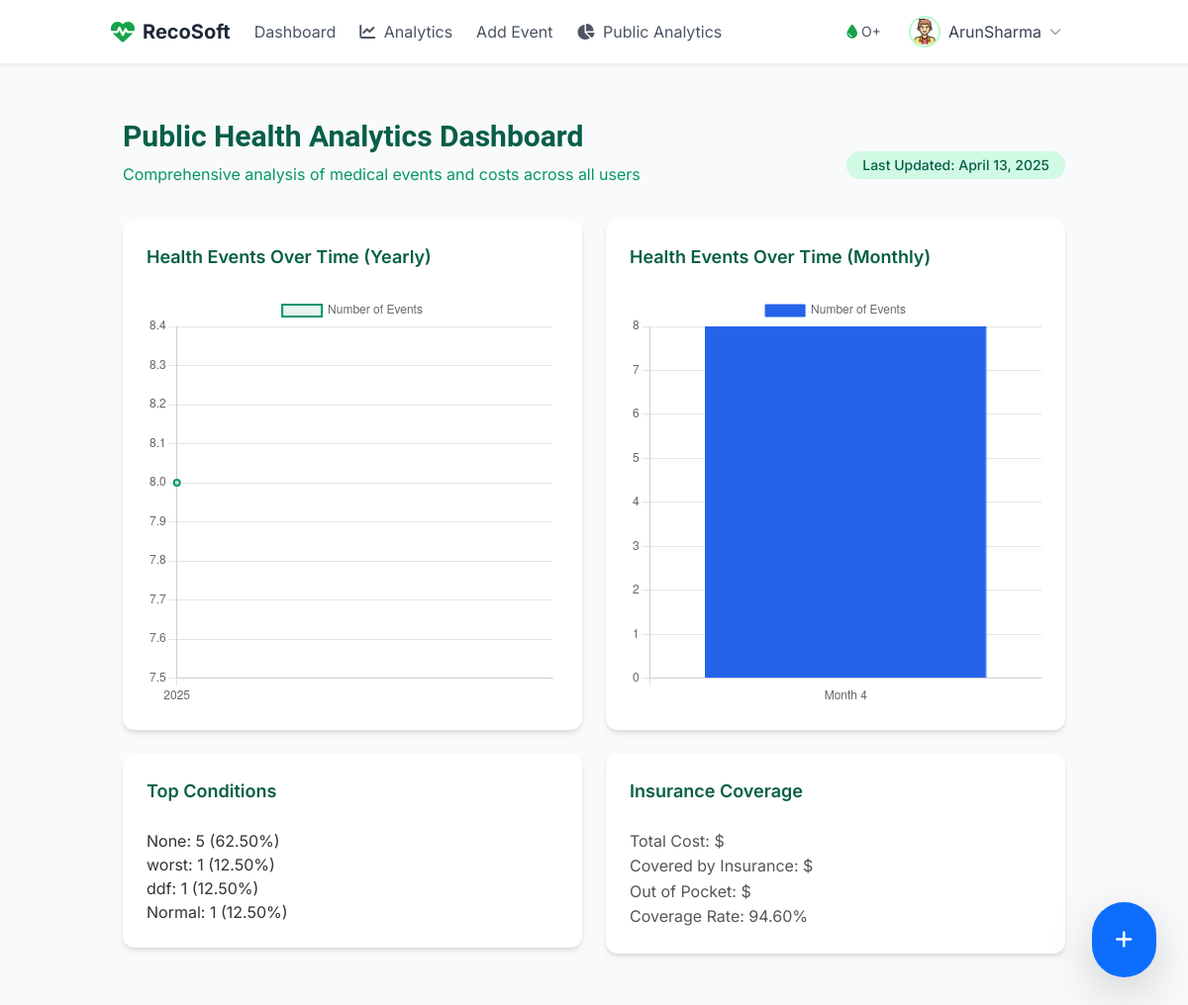
The page /timeline/public-analytics/ (signed in) on the database its author committed.
### timeline/models.py (models this page shows, shortened)
class MedicalProfile(models.Model):
    user = models.OneToOneField(User, on_delete=models.CASCADE)
    birth_date = models.DateField(null=True, blank=True)  # Made optional
    blood_type = models.CharField(
        max_length=5,
        choices=[
            ('A+', 'A+'), ('A-', 'A-'),
            ('B+', 'B+'), ('B-', 'B-'),
            ('AB+', 'AB+'), ('AB-', 'AB-'),
            ('O+', 'O+'), ('O-', 'O-'),
        ],
        null=True,
        blank=True
    )
    height = models.PositiveIntegerField(help_text="Height in cm", null=True, blank=True)
    weight = models.PositiveIntegerField(help_text="Weight in kg", null=True, blank=True)
    profile_picture = models.ImageField(
        upload_to='profile_pics/',
        null=True,
        blank=True,
        default='profile_pics/default-profile.jpg'  # Default profile picture
    )
    share_token = models.CharField(max_length=100, blank=True, null=True, unique=True)

class MedicalEvent(models.Model):
    EVENT_TYPES = [
        ('checkup', 'Checkup/Physical'),
        ('vaccination', 'Vaccination'),
        ('surgery', 'Surgery'),
        ('illness', 'Illness'),
        ('injury', 'Injury'),
        ('medication', 'Medication'),
        ('test', 'Test/Procedure'),
    ]
    STATUS_CHOICES = [
        ('resolved', 'Resolved'),
        ('ongoing', 'Ongoing'),
        ('chronic', 'Chronic'),
        ('preventive', 'Preventive'),
    ]
    user = models.ForeignKey(User, on_delete=models.CASCADE)
    event_type = models.CharField(max_length=20, choices=EVENT_TYPES)
    title = models.CharField(max_length=200)
    date = models.DateField(default=timezone.now)
    condition = models.CharField(max_length=200, blank=True, null=True)
    hospital = models.CharField(max_length=200, blank=True, null=True)
    doctor = models.CharField(max_length=200, blank=True, null=True)
    total_cost = models.DecimalField(max_digits=10, decimal_places=2, default=0)
    insurance_covered = models.DecimalField(max_digits=10, decimal_places=2, default=0)
    status = models.CharField(max_length=20, choices=STATUS_CHOICES, default='resolved')
    summary = models.TextField(blank=True, null=True)
    created_at = models.DateTimeField(auto_now_add=True)
    updated_at = models.DateTimeField(auto_now=True)
    voice_recording = models.FileField(
        upload_to='voice_recordings/',
        validators=[validate_file_extension],
        blank=True,
        null=True
    )
    reports = models.ManyToManyField(
        'EventReport',
        blank=True,
        related_name='related_events'  # Set a unique related_name
    )
    generated_report = models.TextField(blank=True, null=True)  # New field for the default report
    consolidated_report = models.TextField(blank=True, null=True)  # Field for the consolidated report
    class Meta:
        ordering = ['-date']

### timeline/views.py (the view)
# urls.py: path('public-analytics/', public_health_analytics, name='public-analytics'),
def public_health_analytics(request):
    events = MedicalEvent.objects.all()
    events_by_year = list(events.annotate(year=ExtractYear('date'))
        .values('year')
        .annotate(count=Count('id'))
        .order_by('year'))
    events_by_month = list(events.annotate(month=ExtractMonth('date'))
        .values('month')
        .annotate(count=Count('id'))
        .order_by('month'))
    location_stats = list(events.exclude(hospital='')
        .values('hospital')
        .annotate(count=Count('id'))
        .order_by('-count')[:5])
    cost_by_type = list(events.values('event_type')
        .annotate(
            total_cost=Sum('total_cost'),
            event_count=Count('id')
        ).annotate(
            avg_cost=F('total_cost') / F('event_count')
        ).order_by('-total_cost'))
    condition_stats = events.exclude(condition='').values('condition').annotate(count=Count('id')).order_by('-count')[:10]
    total_conditions = sum(stat['count'] for stat in condition_stats)
    condition_stats_with_percent = [
        {
            'condition': stat['condition'],
            'count': stat['count'],
            'percentage': (stat['count'] / total_conditions * 100) if total_conditions > 0 else 0
        }
        for stat in condition_stats
    ]
    total_cost = events.aggregate(total=Sum('total_cost'))['total'] or 0
    total_covered = events.aggregate(covered=Sum('insurance_covered'))['covered'] or 0
    insurance_data = {
        'total_cost': float(total_cost),
        'total_covered': float(total_covered),
        'out_of_pocket': float(total_cost - total_covered)
    }
    insurance_coverage_rate = (total_covered / total_cost * 100) if total_cost > 0 else 0
    type_distribution = list(events.values('event_type')
        .annotate(count=Count('id'))
        .order_by('-count'))
    context = {
        'events_by_year': json.dumps(events_by_year, cls=DecimalEncoder),
        'events_by_month': json.dumps(events_by_month, cls=DecimalEncoder),
        'location_stats': json.dumps(location_stats, cls=DecimalEncoder),
        'cost_by_type': json.dumps(cost_by_type, cls=DecimalEncoder),
        'insurance_data': json.dumps(insurance_data, cls=DecimalEncoder),
        'insurance_coverage_rate': insurance_coverage_rate,
        'type_distribution': json.dumps(type_distribution, cls=DecimalEncoder),
        'condition_stats': condition_stats_with_percent
    }
    return render(request, 'timeline/public_analytics.html', context)

### timeline/context_processors.py (called while the page is built)
def user_profile(request):
    if request.user.is_authenticated:
        try:
            profile = MedicalProfile.objects.get(user=request.user)
        except MedicalProfile.DoesNotExist:
            profile = None
        return {'profile': profile}
    return {}

### timeline/views.py (called while the page is built)
    def default(self, obj):
        if isinstance(obj, Decimal):
            return float(obj)
        return super().default(obj)

### timeline/templates/timeline/public_analytics.html (shortened to what this page needs)
{% extends 'timeline/base.html' %}
{% load static %}
{% block content %}
<div class="container-fluid px-4 py-6">
    <div class="flex flex-col md:flex-row justify-between items-start md:items-center mb-8">
        <div>
            <h1 class="text-3xl font-bold text-emerald-800 mb-2">Public Health Analytics Dashboard</h1>
            <p class="text-emerald-600">Comprehensive analysis of medical events and costs across all users</p>
        </div>
        <div class="mt-4 md:mt-0">
            <span class="inline-block bg-emerald-100 text-emerald-800 text-sm font-medium px-3 py-1 rounded-full">
                Last Updated: {% now "F j, Y" %}
            </span>
        </div>
    </div>
    <div class="grid grid-cols-1 lg:grid-cols-12 gap-6">
        <div class="lg:col-span-6">
            <div class="bg-white rounded-xl shadow-md p-4">
                <h3 class="text-lg font-semibold text-emerald-800 mb-4">Health Events Over Time (Yearly)</h3>
                <canvas id="yearlyEventsChart" height="300"></canvas>
            </div>
        </div>
        <div class="lg:col-span-6">
            <div class="bg-white rounded-xl shadow-md p-4">
                <h3 class="text-lg font-semibold text-emerald-800 mb-4">Health Events Over Time (Monthly)</h3>
                <canvas id="monthlyEventsChart" height="300"></canvas>
            </div>
        </div>
        <div class="lg:col-span-6">
            <div class="bg-white rounded-xl shadow-md p-4">
                <h3 class="text-lg font-semibold text-emerald-800 mb-4">Top Conditions</h3>
                <ul>
                    {% for condition in condition_stats %}
                    <li>{{ condition.condition }}: {{ condition.count }} ({{ condition.percentage|floatformat:2 }}%)</li>
                    {% endfor %}
                </ul>
            </div>
        </div>
        <div class="lg:col-span-6">
            <div class="bg-white rounded-xl shadow-md p-4">
                <h3 class="text-lg font-semibold text-emerald-800 mb-4">Insurance Coverage</h3>
                <p>Total Cost: ${{ insurance_data.total_cost }}</p>
                <p>Covered by Insurance: ${{ insurance_data.total_covered }}</p>
                <p>Out of Pocket: ${{ insurance_data.out_of_pocket }}</p>
                <p>Coverage Rate: {{ insurance_coverage_rate|floatformat:2 }}%</p>
            </div>
        </div>
    </div>
</div>
<script>
document.addEventListener('DOMContentLoaded', function() {
    const yearlyData = JSON.parse('{{ events_by_year|escapejs }}');
    const monthlyData = JSON.parse('{{ events_by_month|escapejs }}');
    // Yearly Events Chart
    const yearlyCtx = document.getElementById('yearlyEventsChart').getContext('2d');
    new Chart(yearlyCtx, {
        type: 'line',
        data: {
            labels: yearlyData.map(item => item.year),
            datasets: [{
                label: 'Number of Events',
                data: yearlyData.map(item => item.count),
                borderColor: '#059669',
                backgroundColor: 'rgba(5, 150, 105, 0.1)',
                borderWidth: 2,
                tension: 0.3,
                fill: true
            }]
        }
    });
    // Monthly Events Chart
    const monthlyCtx = document.getElementById('monthlyEventsChart').getContext('2d');
    new Chart(monthlyCtx, {
        type: 'bar',
        data: {
            labels: monthlyData.map(item => `Month ${item.month}`),
            datasets: [{
                label: 'Number of Events',
                data: monthlyData.map(item => item.count),
                backgroundColor: '#2563eb',
                borderColor: '#2563eb',
                borderWidth: 1
            }]
        }
    });
});
</script>
{% endblock %}

### timeline/templates/timeline/base.html (shortened to what this page needs)
{% load static %}
<!DOCTYPE html>
<html lang="en">
<head>
    <script src="https://cdn.tailwindcss.com"></script>
    <link href="https://cdn.jsdelivr.net/npm/bootstrap@5.3.3/dist/css/bootstrap.min.css" rel="stylesheet">
    <link rel="stylesheet" href="https://cdnjs.cloudflare.com/ajax/libs/font-awesome/6.4.0/css/all.min.css">
    <link rel="stylesheet" href="https://cdnjs.cloudflare.com/ajax/libs/animate.css/4.1.1/animate.min.css">
    <link rel="stylesheet" href="{% static 'timeline/css/styles.css' %}">
</head>
<body class="bg-gray-50">
    <nav class="bg-white shadow-sm sticky top-0 z-50">
        <div class="container mx-auto px-4">
            <div class="flex justify-between items-center h-16">
                <div class="flex items-center space-x-6">
                    <a href="{% url 'timeline:home' %}" class="flex items-center space-x-2">
                        <i class="fas fa-heartbeat text-green-600 text-2xl"></i>
                        <span class="font-bold text-xl text-gray-800">RecoSoft</span>
                    </a>
                    {% if user.is_authenticated %}
                        <a href="{% url 'timeline:index' %}"
                           class="text-gray-600 hover:text-green-600 transition-colors duration-200">Dashboard</a>
                        <a href="{% url 'timeline:analytics' %}"
                           class="text-gray-600 hover:text-green-600 transition-colors duration-200">
                            <i class="fas fa-chart-line me-1"></i> Analytics
                        </a>
                        <a href="{% url 'timeline:event-add' %}"
                           class="text-gray-600 hover:text-green-600 transition-colors duration-200">Add Event</a>
                    {% endif %}
                    <a href="{% url 'timeline:public-analytics' %}"
                       class="text-gray-600 hover:text-green-600 transition-colors duration-200">
                        <i class="fas fa-chart-pie me-1"></i> Public Analytics
                    </a>
                </div>
                <div class="flex items-center space-x-4">
                    {% if user.is_authenticated %}
                        <div class="flex items-center space-x-3">
                            {% if profile %}
                                <span class="hidden md:flex items-center text-sm text-gray-600">
                                    {% if profile.blood_type %}
                                        <i class="fas fa-tint text-green-600 mr-1"></i>
                                        {{ profile.blood_type }}
                                    {% endif %}
                                </span>
                            {% endif %}
                            <div class="dropdown">
                                <button class="flex items-center space-x-2 bg-white hover:bg-green-50 rounded-full px-3 py-2 transition-colors duration-200"
                                        type="button" id="profileDropdown" data-bs-toggle="dropdown">
                                    <img src="{% if profile and profile.profile_picture %}{{ profile.profile_picture.url }}{% else %}{% static 'timeline/images/default-profile.jpg' %}{% endif %}"
                                         alt="Profile"
                                         class="w-8 h-8 rounded-full object-cover border-2 border-green-200">
                                    <span class="hidden md:inline text-gray-700">{{ user.get_full_name|default:user.username }}</span>
                                    <i class="fas fa-chevron-down text-gray-400 text-xs"></i>
                                </button>
                            </div>
                        </div>
                    {% else %}
                        <a href="{% url 'timeline:login' %}"
                           class="btn btn-outline-success rounded-full px-4">Login</a>
                        <a href="{% url 'timeline:signup' %}"
                           class="btn btn-success rounded-full px-4">Sign Up</a>
                    {% endif %}
                </div>
            </div>
        </div>
    </nav>
    <main class="container mx-auto py-8">
        {% block content %}{% endblock %}
    </main>
    {% if user.is_authenticated %}
        <a href="{% url 'timeline:event-add' %}"
           class="fixed bottom-8 right-8 bg-primary hover:bg-primary-dark text-white rounded-full p-4 shadow-lg transition-transform hover:-translate-y-1">
            <i class="fas fa-plus text-xl"></i>
        </a>
    {% endif %}
</body>
</html>

### timeline/static/css/styles.css (style rules this page uses)
:root { --primary: #10B981; --primary-light: #D1FAE5; --primary-dark: #059669; --secondary: #4cc9f0; --success: #06d6a0; --danger: #ef476f; --warning: #ffd60a; --info: #118ab2; --dark: #1f2937; --light: #f8f9fa; --gradient-primary: linear-gradient(135deg, var(--primary) 0%, var(--primary-dark) 100%); --gradient-secondary: linear-gradient(135deg, var(--secondary) 0%, var(--primary-light) 100%); }
body { font-family: 'Inter', sans-serif; background-color: #f5f7fa; color: #333; line-height: 1.6; }
h1, h2 { font-family: 'Roboto', sans-serif; color: #333; }
p { font-size: 1rem; line-height: 1.6; color: #555; }

### rows shown on the page
MedicalProfile: blood_type "O+", profile_picture (picture)
MedicalEvent: condition "worst", count "1", percentage "12.50"
MedicalEvent: condition "ddf", count "1", percentage "12.50"
MedicalEvent: condition "Normal", count "1", percentage "12.50"

### other values the page prints
{{ user.get_full_name|default:user.username }} "ArunSharma"
{{ condition.condition }} "None"
{{ condition.count }} "5"
{{ condition.percentage|floatformat:2 }} "62.50"
{{ insurance_coverage_rate|floatformat:2 }} "94.60"
